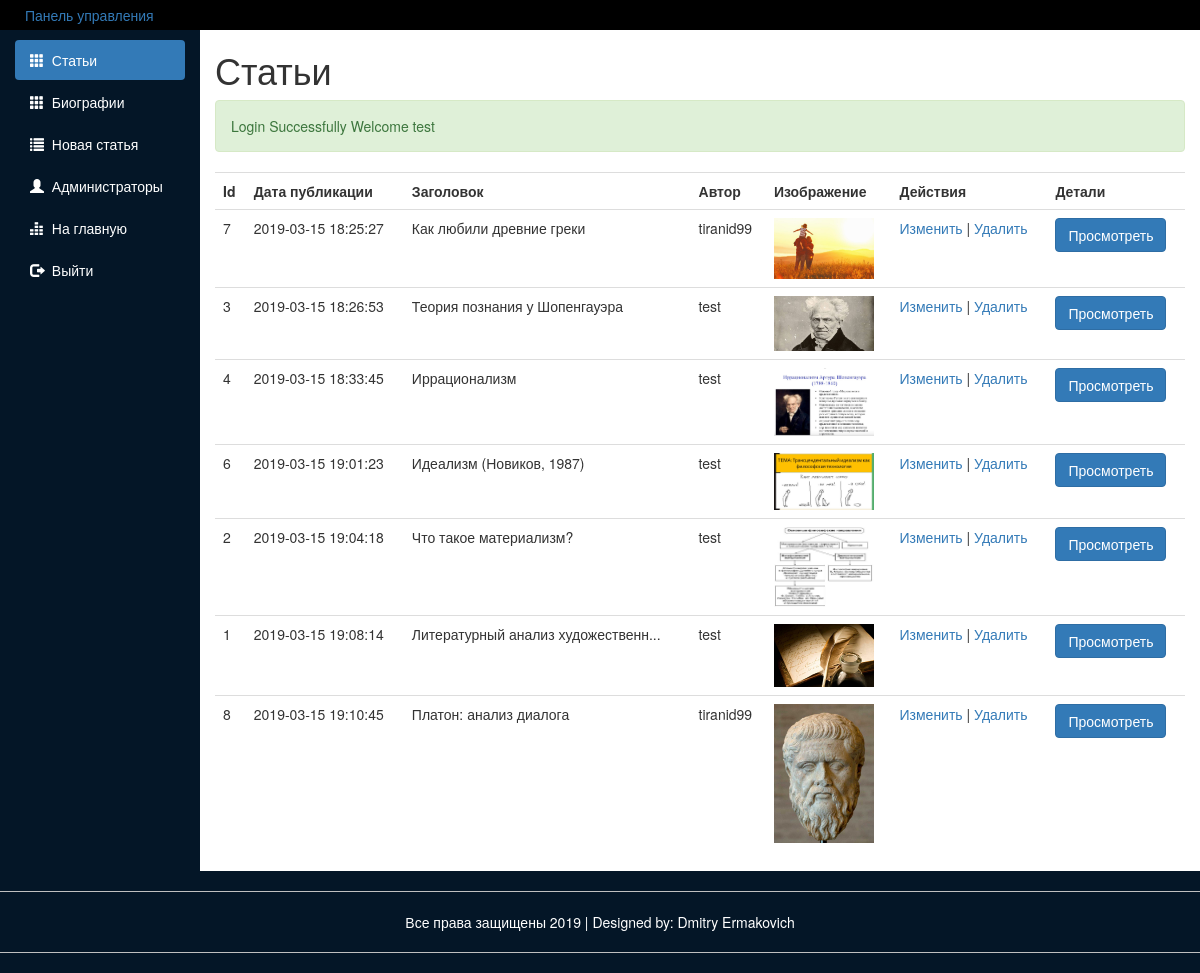
Page /src/public_routes/Dashboard (signed in) on the earlier database version.
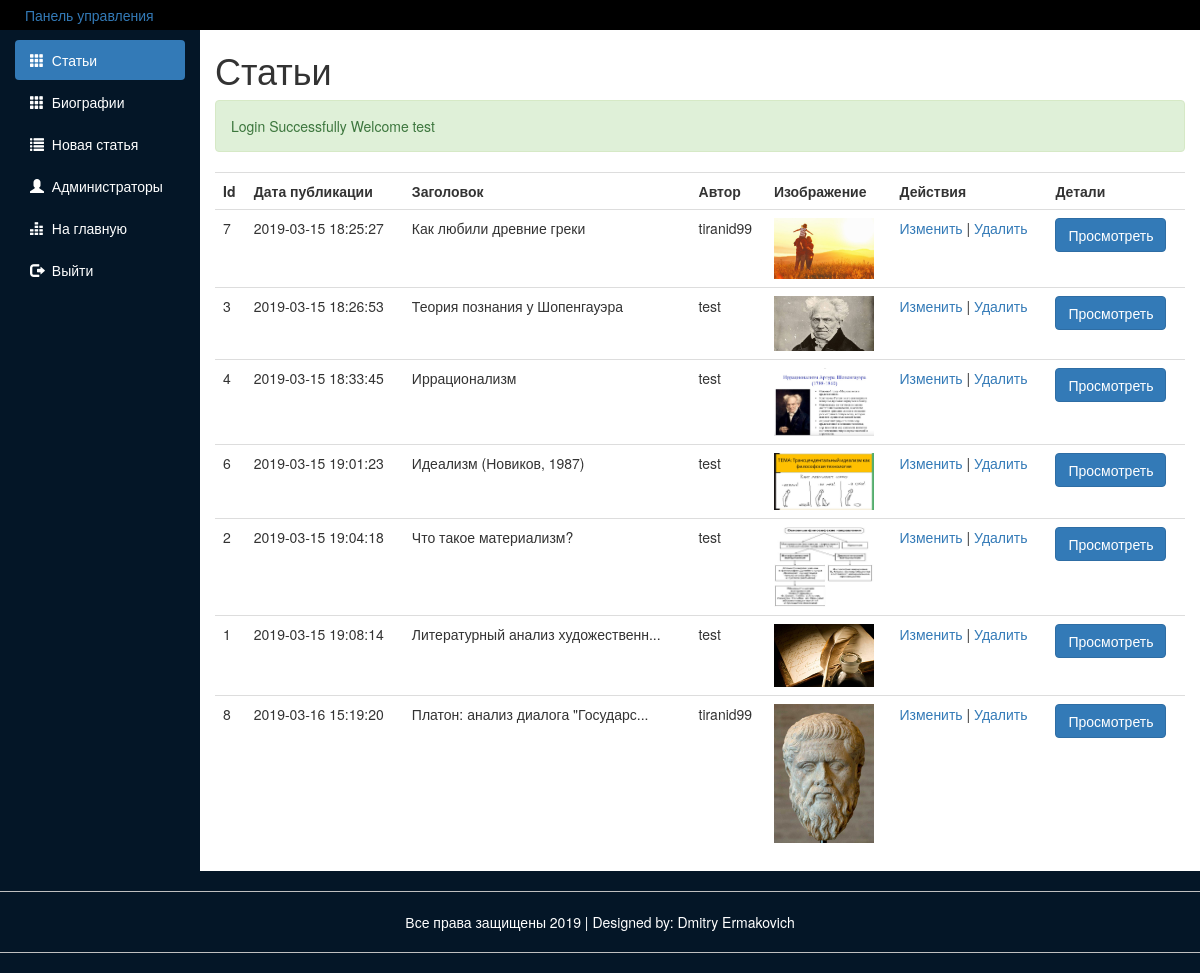
Same page on the later database version.
### src/public_routes/Dashboard/index.php (called while the page is built)
<?php require_once('Dashboard.php') ?>

### src/Include/dbFunctions.php (called while the page is built, shortened)
<?php
require_once 'DatabaseLoad.php';
function doSQLQuery($query)
{
  global $con2;
  try {
    $exec = mysqli_query($con2, $query) or die(mysqli_error($con2));
    if ($exec) {
      return $exec;
    }
  } catch (Exception $e) {
    echo $e->getMessage();
  }
  return false;
}
function execQueryToArray($query)
{
  global $con2;
  $exec = doSQLQuery($query) or die(mysqli_error($con2));
  if ($exec) {
    $arr = [];
    if (mysqli_num_rows($exec) > 0) {
      while ($post = mysqli_fetch_assoc($exec)) {
        array_push($arr, $post);
      }
    }
    return $arr;
  }
  return null;
}
function getUserById($id)
{
  $query = "SELECT * FROM Пользователи WHERE id = $id";
  $resultArray = execQueryToArray($query);
  $author = $resultArray[0];
  return $author;
}

### src/utils/dashboard_c.php (the view, shortened to what this page needs)
<?php
function fillArticleTable()
{
  $sql = "SELECT * FROM Статьи ORDER BY дата_публикации";
  $exec = doSQLQuery($sql);
  if (mysqli_num_rows($exec) < 1) {
    ?>
    <p class="lead">У вас 0 постов в данный момент</p>
    <a href="NewPost.php"><button class="btn btn-info">Добавить пост</button></a>
    <?php
  } else {?>
      <table class="table table-hover">
        <tr>
          <th>Id</th>
          <th>Дата публикации</th>
          <th>Заголовок</th>
          <th>Автор</th>
          <th>Изображение</th>
          <th>Действия</th>
          <th>Детали</th>
        </tr>
        <?php
    while ($post = mysqli_fetch_assoc($exec)) {
      $post_id = $post['id'];
      $post_date = $post['дата_публикации'];
      $post_title = $post['заголовок'];
      $authorId = $post['автор'];
      $author = getUserById($authorId)['никнейм'];
      $image = $post['изображение'];
      ?>
      <tr>
        <td><?php echo $post_id; ?></td>
        <td><?php echo $post_date; ?></td>
        <td><?php
      if (mb_strlen($post_title) > 32) {
        echo mb_substr($post_title, 0, 32, "utf-8") . '...';
      } else {
        echo $post_title;
      }
      $t = time();
      ?></td>
        <td><?php echo $author; ?></td>
        <td>
          <?php echo "<img class='img-responsive' src='../Upload/Image/$image?m=$t' width='100px' height='150px'>"; ?>
        </td>
        <td>
          <?php echo "<a href='editpost.php?post_id=$post_id'>Изменить</a> | <a href='deletepost.php?delete_post_id=$post_id'>Удалить</a>"; ?>
        </td>
        <td><a href="/Post.php?id=<?php echo $post_id; ?>"><button class="btn btn-primary">Просмотреть</button></a></td>
      </tr>
      <?php
    }
  }
}
?>

### src/public_routes/Dashboard/Dashboard.php (shortened to what this page needs)
<?php require_once('../../Include/Sessions.php') ?>
<?php require_once('../../Include/commonFuncs.php') ?>
<?php require_once('../../Include/dbFunctions.php') ?>
<?php require_once('../../utils/dashboard_c.php') ?>
<!DOCTYPE html>
<html>
<head>
  <link href="https://stackpath.bootstrapcdn.com/bootstrap/3.3.7/css/bootstrap.min.css" rel="stylesheet"
>
  <link rel="stylesheet" type="text/css" href="/Assets/style.css">
</head>
<body>
  <div class="heading">
    <a href="">
      <p>Панель управления</p>
    </a>
  </div>
  <div class="container-fluid">
    <div class="main" id="dashboard">
      <div class="row">
        <div class="col-sm-2">
          <ul id="side-menu" class="nav nav-pills nav-stacked">
            <li class="active"><a href="Dashboard.php">
                <span class="glyphicon glyphicon-th"></span>
                &nbsp;Статьи</a></li>
            <li class=""><a href="Biographies.php">
                <span class="glyphicon glyphicon-th"></span>
                &nbsp;Биографии</a></li>
            <li><a href="NewPost.php">
                <span class="glyphicon glyphicon-list"></span>
                &nbsp;Новая статья</a></li>
            <li><a href="Admin.php">
                <span class="glyphicon glyphicon-user"></span>
                &nbsp;Администраторы</a></li>
            <li><a href="/Blog.php">
                <span class="glyphicon glyphicon-equalizer"></span>
                &nbsp;На главную</a></li>
            <li><a href="/Lagout.php">
                <span class="glyphicon glyphicon-log-out"></span>
                &nbsp;Выйти</a></li>
          </ul>
        </div>
        <div class="col-xs-10" style="min-height: -webkit-fill-available;">
          <div>
            <h1>Статьи</h1>
            <?php echo SuccessMessage(); ?>
            <div class="table-responsive">
              <?php fillArticleTable() ?>
              </table>
            </div>
          </div>
        </div>
      </div>
    </div>
  </div>
  <div class="row" id="footer">
    <div class="col-sm-12">
      <hr>
      <p>Все права защищены 2019 | Designed by: Dmitry Ermakovich</p>
      <hr>
    </div>
  </div>
</body>
</html>

### src/Include/Sessions.php (shortened to what this page needs)
<?php
function SuccessMessage()
{
  if (isset($_SESSION['successMessage'])) {
    $ouput = "
			<div class='alert alert-success'>" .
    htmlentities($_SESSION["successMessage"]) .
      "</div>
		";
    return $ouput;
  }
}

### src/public_routes/Assets/style.css (style rules this page uses)
body { background: #041627; overflow-x: hidden; }
.heading { height: 50px; padding: 5px; background: black; padding-left: 25px; color: silver; }
.col-sm-2 { background: #041627; padding-top: 10px; }
.col-xs-10 { background: white !important; min-height: 650px; overflow: hidden; }
#side-menu li a { color: white; }
#footer { text-align: center; color: white; }
hr { border-color: silver; }
.main { margin-top : -20px; }

Differences in the rows shown:
changed статьи id 8: дата_публикации "2019-03-15 19:10:45" → "2019-03-16 15:19:20"; заголовок "Платон: анализ диалога" → "Платон: анализ диалога \"Государс"
